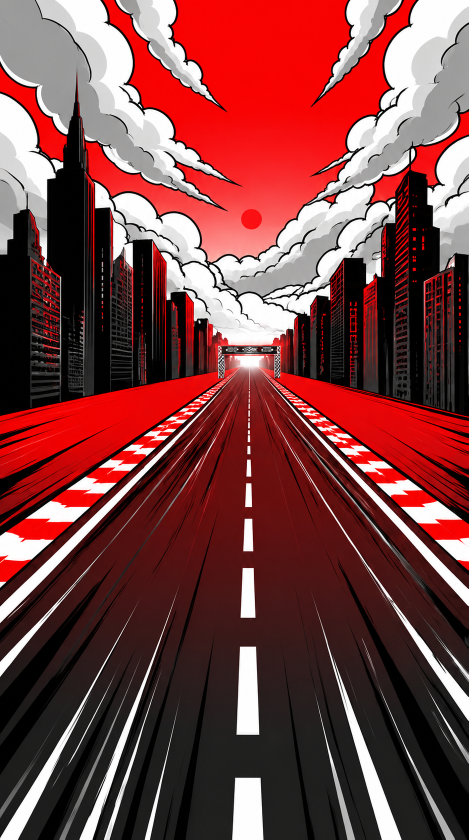
#> input picture apps/concept-4/art/figma/backdrop-track-2.png, 937 x 1679 px, given in place of runner-max-image.png, which was not available (shown at 1/2 size); the run also reads 1 picture not shown here
$ python pack.py figma/backdrop-track-2.png
#> lines starting #> are read from the running program, lines starting #| are printed output that depends on the picture
"""Turn the art in this folder into game-ready files in ../public/sprites/.

- Run cycles: gen/<who>-run8-a.png is a 4x2 sheet on chroma green. Each cell is
  keyed to alpha, despilled, put in cycle order, aligned on the head, scaled so
  the figure is FRAME_H tall and packed into one 4x2 sheet per runner.
- The finish gate: cut out of the Figma screen 14 backdrop. The small gate painted
  into the race backdrop is filled in, because the game draws the gate itself.
- The finish pictures: doc/concept-4/figma-finish/raw/ (the designer's Figma images), resized to 750 px wide.
- Figma art (figma/): the track backdrop and the Sting can, re-encoded as WebP.

Usage: python3 pack.py            (everything)
       python3 pack.py compare    (only the run comparison candidates, COMPARE_SHEETS)
"""
from pathlib import Path
from PIL import Image, ImageChops, ImageDraw, ImageFilter

HERE = Path(__file__).parent
GEN, FIGMA = HERE / 'gen', HERE / 'figma'
OUT = HERE.parent / 'public' / 'sprites'   # served by Vite as /concept-4/sprites/
FRAME_H = 520          # figure height in px, about 2x its on-screen size on a phone
PAD = 8


# [12 lines left out: function key_green, not called in this run]


def grid(img, cols, rows):
    cw, ch = img.width // cols, img.height // rows
    return [img.crop((c * cw, r * ch, (c + 1) * cw, (r + 1) * ch)) for r in range(rows) for c in range(cols)]


def bbox(rgba, thresh=40):
    return rgba.getchannel('A').point(lambda v: 255 if v > thresh else 0).getbbox()


# [4 lines left out: function head_x, not called in this run]


def save(img, name, quality=86, lossless=False):
    OUT.mkdir(parents=True, exist_ok=True)
    path = OUT / f'{name}.webp'
    img.save(path, quality=quality, method=6, lossless=lossless, exact=False)
    print(f'{name}.webp  {img.width}x{img.height}  {path.stat().st_size // 1024} KB')


RUN_SHEETS = {
    # (sheet, columns, rows, cell order, anchor). A 4-cell sheet is half a stride (left foot
    # down, right leg swinging; see prompts/*-run4.txt): the second half is the same four
    # frames mirrored around the anchor, with the original head kept so the hair does not
    # flip sides. The anchor is the line the body hangs on: 'head' when the art draws the
    # head over the spine (the rival), 'stripe' for MAX, whose head leans by a different
    # amount in every frame; there the white back stripe marks the spine and the head is
    # re-seated over it, so the body does not wobble from frame to frame.
    'max': ('max-trace-run4-c', 4, 1, (1, 2, 3, 4), 'stripe'),
    'rival': ('rival-run4-b', 4, 1, (1, 2, 3, 4), 'head'),
}
# Candidates for the run comparison page (public/runs/), not used by the game yet.
# A list of names instead of a sheet: one generated image per frame of the whole stride,
# each a rough 3D blocking in MAX's colours (pose_guide3d.py --frames) redrawn by
# prompts/max-run12-paint*.txt. Packed 6x2, nothing mirrored.
COMPARE_SHEETS = {
    'max-12': ([f'max-run12-p{i}' for i in range(1, 13)], 6, 2, tuple(range(1, 13)), 'stripe-keep'),
}
NECK = 0.13            # share of the figure height from the head top down to the neck


# [224 lines left out: functions stripe_x, stripe_len, stripe_run, main_body, same_scale, compose and 2 more, not called in this run]


# Gate edges in backdrop-track-14.png pixels (937 x 1679).
GATE = dict(x0=121, x1=822, top=641, banner=743, feet=927, inner_l=205, inner_r=738, glow_end=880, pillar_cut=882)
# The pillar checkers repeat every 44 rows; two periods are repeated twice.
PILLAR_REPEAT, PILLAR_COPIES = 88, 2
# The small gate painted into backdrop-track.png (768 x 1376), replaced by the moving gate.
PAINTED_GATE = (343, 461, 427, 509)


# [30 lines left out: functions race_backdrop, finish, start_backdrop, not called in this run]


def flow_art():
    """Runners and the STING wordmark from the Figma flow screens (doc/concept-4/figma-flow)."""
    d = HERE.parent.parent.parent / 'doc' / 'concept-4' / 'figma-flow'
    for who in ('max', 'rival'):
        im = Image.open(d / '06-beat-the-rival' / f'runner-{who}-image.png').convert('RGBA')
        save(im.resize((420, round(im.height * 420 / im.width)), Image.LANCZOS), f'runner-{who}', quality=88)
#> in save, `img.save(path, quality=quality, method=6, lossless=lossless, exact=Fal..`:
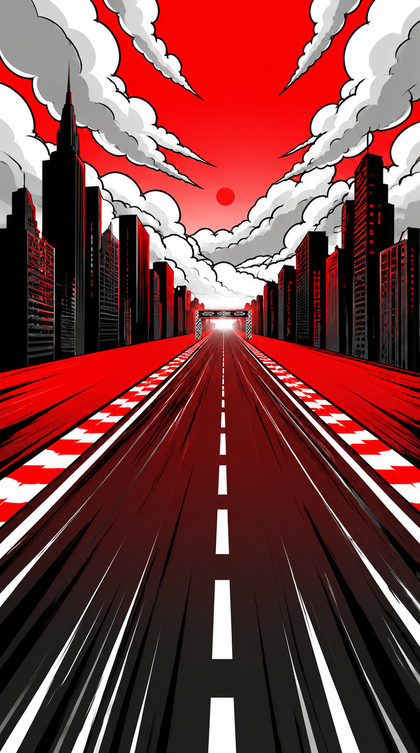
#> saved as runner-max.webp: PIL image 420x753 RGBA; mean R, G, B, A 123.8, 65.3, 65.3, 255
#| runner-max.webp  420x753  69 KB
#> pass 2 of the loop in flow_art, `for who in ('max', 'rival'):`:
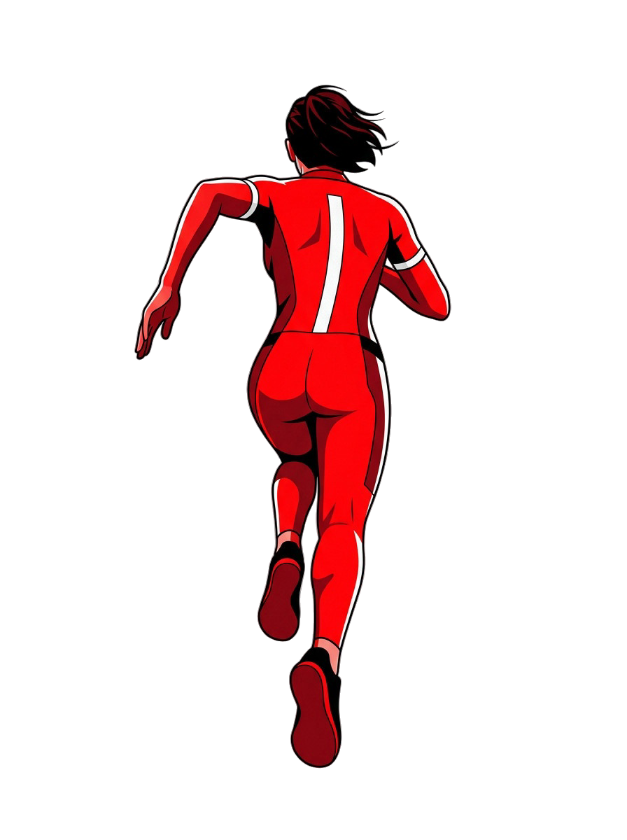
#> input picture apps/concept-4/art/figma/runner-max.png, 627 x 840 px, given in place of runner-rival-image.png, which was not available
#> in flow_art, im is the input picture: PIL image 627x840 RGBA; mean R, G, B, A 23.5, 3.6, 4.3, 35.7
#> in save (call 2), `img.save(path, quality=quality, method=6, lossless=lossless, exact=Fal..`:
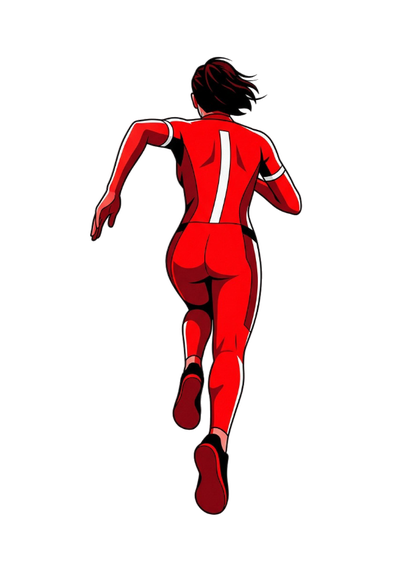
#> saved as runner-rival.webp: PIL image 420x563 RGBA; mean R, G, B, A 24, 4.1, 4.8, 35.7; transparent parts drawn white
#| runner-rival.webp  420x563  22 KB
    for who in ('max', 'rival'):  # the countdown screens (07, 08) use the back view
        im = Image.open(d / '07a-lights-on-get' / f'runner-{who}-image.png').convert('RGBA')
        save(im.resize((627, im.height), Image.LANCZOS), f'runner-{who}-back', quality=88)
#| runner-max-back.webp  627x840  29 KB
#> pass 2 of the loop in flow_art, `for who in ('max', 'rival'):`:
    wm = Image.open(d / '08-lights-out' / 'wordmark.png').convert('RGBA')
    save(wm.resize((1070, round(wm.height * 1070 / wm.width)), Image.LANCZOS), 'wordmark', quality=88)


def main():
    flow_art()
    start_backdrop()
    finish()
    for who in RUN_SHEETS:
        run_strip(who)
    gate()
    race_backdrop()
    can = Image.open(FIGMA / 'sting-can.png').convert('RGBA')
    save(can, 'sting-can', quality=90)


def compare():
    for name, spec in COMPARE_SHEETS.items():
        run_strip(name, spec, HERE.parent / 'public' / 'runs' / f'{name}.webp')


if __name__ == '__main__':
    import sys
#> (the run stopped early here; a loop or call above may not have finished)
